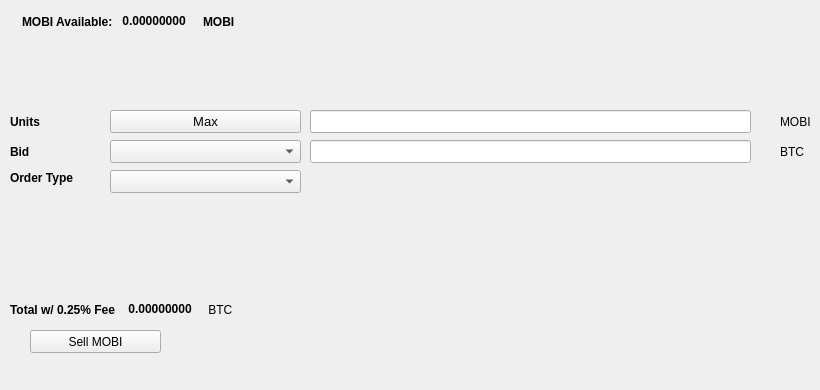
   <widget class="QWidget" name="SellTab">
    <attribute name="title">
     <string>Sell</string>
    </attribute>
    <widget class="QLabel" name="label_16">
     <property name="geometry">
      <rect>
       <x>780</x>
       <y>140</y>
       <width>31</width>
       <height>23</height>
      </rect>
     </property>
     <property name="text">
      <string>BTC</string>
     </property>
    </widget>
    <widget class="QComboBox" name="SellBidcomboBox">
     <property name="geometry">
      <rect>
       <x>110</x>
       <y>140</y>
       <width>191</width>
       <height>23</height>
      </rect>
     </property>
     <property name="font">
      <font>
       <pointsize>10</pointsize>
      </font>
     </property>
    </widget>
    <widget class="QLabel" name="label_18">
     <property name="geometry">
      <rect>
       <x>10</x>
       <y>110</y>
       <width>46</width>
       <height>23</height>
      </rect>
     </property>
     <property name="font">
      <font>
       <weight>75</weight>
       <bold>true</bold>
      </font>
     </property>
     <property name="text">
      <string>Units</string>
     </property>
    </widget>
    <widget class="QPushButton" name="Sell_Max_Amount">
     <property name="geometry">
      <rect>
       <x>110</x>
       <y>110</y>
       <width>191</width>
       <height>23</height>
      </rect>
     </property>
     <property name="font">
      <font>
       <pointsize>10</pointsize>
      </font>
     </property>
     <property name="text">
      <string>Max</string>
     </property>
    </widget>
    <widget class="QLabel" name="label_20">
     <property name="geometry">
      <rect>
       <x>10</x>
       <y>170</y>
       <width>91</width>
       <height>16</height>
      </rect>
     </property>
     <property name="font">
      <font>
       <weight>75</weight>
       <bold>true</bold>
      </font>
     </property>
     <property name="text">
      <string>Order Type</string>
     </property>
    </widget>
    <widget class="QComboBox" name="SellOrdertypeCombo">
     <property name="geometry">
      <rect>
       <x>110</x>
       <y>170</y>
       <width>191</width>
       <height>23</height>
      </rect>
     </property>
     <property name="font">
      <font>
       <pointsize>10</pointsize>
      </font>
     </property>
    </widget>
    <widget class="QLabel" name="label_21">
     <property name="geometry">
      <rect>
       <x>10</x>
       <y>140</y>
       <width>46</width>
       <height>23</height>
      </rect>
     </property>
     <property name="font">
      <font>
       <weight>75</weight>
       <bold>true</bold>
      </font>
     </property>
     <property name="text">
      <string>Bid</string>
     </property>
    </widget>
    <widget class="QLabel" name="label_22">
     <property name="geometry">
      <rect>
       <x>780</x>
       <y>110</y>
       <width>31</width>
       <height>23</height>
      </rect>
     </property>
     <property name="text">
      <string>MOBI</string>
     </property>
    </widget>
    <widget class="QLineEdit" name="UnitsInputMOBI">
     <property name="geometry">
      <rect>
       <x>310</x>
       <y>110</y>
       <width>441</width>
       <height>23</height>
      </rect>
     </property>
     <property name="font">
      <font>
       <pointsize>9</pointsize>
       <weight>75</weight>
       <bold>true</bold>
      </font>
     </property>
    </widget>
    <widget class="QLineEdit" name="SellBidPriceEdit">
     <property name="geometry">
      <rect>
       <x>310</x>
       <y>140</y>
       <width>441</width>
       <height>23</height>
      </rect>
     </property>
     <property name="font">
      <font>
       <pointsize>9</pointsize>
       <weight>75</weight>
       <bold>true</bold>
      </font>
     </property>
    </widget>
    <widget class="QPushButton" name="SellMOBIBTN">
     <property name="geometry">
      <rect>
       <x>30</x>
       <y>330</y>
       <width>131</width>
       <height>23</height>
      </rect>
     </property>
     <property name="text">
      <string>Sell MOBI</string>
     </property>
     <property name="icon">
      <iconset resource="../mobinode">
       <normaloff>:/icons/bitcoin</normaloff>:/icons/bitcoin</iconset>
     </property>
    </widget>
    <widget class="QWidget" name="layoutWidget3">
     <property name="geometry">
      <rect>
       <x>22</x>
       <y>12</y>
       <width>258</width>
       <height>19</height>
      </rect>
     </property>
     <layout class="QHBoxLayout" name="horizontalLayout">
      <item>
       <widget class="QLabel" name="label232_2">
        <property name="font">
         <font>
          <weight>75</weight>
          <bold>true</bold>
         </font>
        </property>
        <property name="text">
         <string>MOBI Available:</string>
        </property>
       </widget>
      </item>
      <item>
       <widget class="QLabel" name="MOBIAvailableLabel">
        <property name="palette">
         <palette>
          <active>
           <colorrole role="WindowText">
            <brush brushstyle="SolidPattern">
             <color alpha="255">
              <red>0</red>
              <green>0</green>
              <blue>0</blue>
             </color>
            </brush>
           </colorrole>
           <colorrole role="Button">
            <brush brushstyle="SolidPattern">
             <color alpha="255">
              <red>0</red>
              <green>170</green>
              <blue>0</blue>
             </color>
            </brush>
           </colorrole>
           <colorrole role="Light">
            <brush brushstyle="SolidPattern">
             <color alpha="255">
              <red>0</red>
              <green>255</green>
              <blue>0</blue>
             </color>
            </brush>
           </colorrole>
           <colorrole role="Midlight">
            <brush brushstyle="SolidPattern">
             <color alpha="255">
              <red>0</red>
              <green>212</green>
              <blue>0</blue>
             </color>
            </brush>
           </colorrole>
           <colorrole role="Dark">
            <brush brushstyle="SolidPattern">
             <color alpha="255">
              <red>0</red>
              <green>85</green>
              <blue>0</blue>
             </color>
            </brush>
           </colorrole>
           <colorrole role="Mid">
            <brush brushstyle="SolidPattern">
             <color alpha="255">
              <red>0</red>
              <green>113</green>
              <blue>0</blue>
             </color>
            </brush>
           </colorrole>
           <colorrole role="Text">
            <brush brushstyle="SolidPattern">
             <color alpha="255">
              <red>0</red>
              <green>170</green>
              <blue>0</blue>
             </color>
            </brush>
           </colorrole>
           <colorrole role="BrightText">
            <brush brushstyle="SolidPattern">
             <color alpha="255">
              <red>255</red>
              <green>255</green>
              <blue>255</blue>
             </color>
            </brush>
           </colorrole>
           <colorrole role="ButtonText">
            <brush brushstyle="SolidPattern">
             <color alpha="255">
              <red>0</red>
              <green>0</green>
              <blue>0</blue>
             </color>
            </brush>
           </colorrole>
           <colorrole role="Base">
            <brush brushstyle="SolidPattern">
             <color alpha="255">
              <red>255</red>
              <green>255</green>
              <blue>255</blue>
             </color>
            </brush>
           </colorrole>
           <colorrole role="Window">
            <brush brushstyle="SolidPattern">
             <color alpha="255">
              <red>0</red>
              <green>170</green>
              <blue>0</blue>
             </color>
            </brush>
           </colorrole>
           <colorrole role="Shadow">
            <brush brushstyle="SolidPattern">
             <color alpha="255">
              <red>0</red>
              <green>0</green>
              <blue>0</blue>
             </color>
            </brush>
           </colorrole>
           <colorrole role="AlternateBase">
            <brush brushstyle="SolidPattern">
             <color alpha="255">
              <red>127</red>
              <green>212</green>
              <blue>127</blue>
             </color>
            </brush>
           </colorrole>
           <colorrole role="ToolTipBase">
            <brush brushstyle="SolidPattern">
             <color alpha="255">
              <red>255</red>
              <green>255</green>
              <blue>220</blue>
             </color>
            </brush>
           </colorrole>
           <colorrole role="ToolTipText">
            <brush brushstyle="SolidPattern">
             <color alpha="255">
              <red>0</red>
              <green>0</green>
              <blue>0</blue>
             </color>
            </brush>
           </colorrole>
          </active>
          <inactive>
           <colorrole role="WindowText">
            <brush brushstyle="SolidPattern">
             <color alpha="255">
              <red>0</red>
              <green>0</green>
              <blue>0</blue>
             </color>
            </brush>
           </colorrole>
           <colorrole role="Button">
            <brush brushstyle="SolidPattern">
             <color alpha="255">
              <red>0</red>
              <green>170</green>
              <blue>0</blue>
             </color>
            </brush>
           </colorrole>
           <colorrole role="Light">
            <brush brushstyle="SolidPattern">
             <color alpha="255">
              <red>0</red>
              <green>255</green>
              <blue>0</blue>
             </color>
            </brush>
           </colorrole>
           <colorrole role="Midlight">
            <brush brushstyle="SolidPattern">
             <color alpha="255">
              <red>0</red>
              <green>212</green>
              <blue>0</blue>
             </color>
            </brush>
           </colorrole>
           <colorrole role="Dark">
            <brush brushstyle="SolidPattern">
             <color alpha="255">
              <red>0</red>
              <green>85</green>
              <blue>0</blue>
             </color>
            </brush>
           </colorrole>
           <colorrole role="Mid">
            <brush brushstyle="SolidPattern">
             <color alpha="255">
              <red>0</red>
              <green>113</green>
              <blue>0</blue>
             </color>
            </brush>
           </colorrole>
           <colorrole role="Text">
            <brush brushstyle="SolidPattern">
             <color alpha="255">
              <red>0</red>
              <green>170</green>
              <blue>0</blue>
             </color>
            </brush>
           </colorrole>
           <colorrole role="BrightText">
            <brush brushstyle="SolidPattern">
             <color alpha="255">
              <red>255</red>
              <green>255</green>
              <blue>255</blue>
             </color>
            </brush>
           </colorrole>
           <colorrole role="ButtonText">
            <brush brushstyle="SolidPattern">
             <color alpha="255">
              <red>0</red>
              <green>0</green>
              <blue>0</blue>
             </color>
            </brush>
           </colorrole>
           <colorrole role="Base">
            <brush brushstyle="SolidPattern">
             <color alpha="255">
              <red>255</red>
              <green>255</green>
              <blue>255</blue>
             </color>
            </brush>
           </colorrole>
           <colorrole role="Window">
            <brush brushstyle="SolidPattern">
             <color alpha="255">
              <red>0</red>
              <green>170</green>
              <blue>0</blue>
             </color>
            </brush>
           </colorrole>
           <colorrole role="Shadow">
            <brush brushstyle="SolidPattern">
             <color alpha="255">
              <red>0</red>
              <green>0</green>
              <blue>0</blue>
             </color>
            </brush>
           </colorrole>
           <colorrole role="AlternateBase">
            <brush brushstyle="SolidPattern">
             <color alpha="255">
              <red>127</red>
              <green>212</green>
              <blue>127</blue>
             </color>
            </brush>
           </colorrole>
           <colorrole role="ToolTipBase">
            <brush brushstyle="SolidPattern">
             <color alpha="255">
              <red>255</red>
              <green>255</green>
              <blue>220</blue>
             </color>
            </brush>
           </colorrole>
           <colorrole role="ToolTipText">
            <brush brushstyle="SolidPattern">
             <color alpha="255">
              <red>0</red>
              <green>0</green>
              <blue>0</blue>
             </color>
            </brush>
           </colorrole>
          </inactive>
          <disabled>
           <colorrole role="WindowText">
            <brush brushstyle="SolidPattern">
             <color alpha="255">
              <red>0</red>
              <green>85</green>
              <blue>0</blue>
             </color>
            </brush>
           </colorrole>
           <colorrole role="Button">
            <brush brushstyle="SolidPattern">
             <color alpha="255">
              <red>0</red>
              <green>170</green>
              <blue>0</blue>
             </color>
            </brush>
           </colorrole>
           <colorrole role="Light">
            <brush brushstyle="SolidPattern">
             <color alpha="255">
              <red>0</red>
              <green>255</green>
              <blue>0</blue>
             </color>
            </brush>
           </colorrole>
           <colorrole role="Midlight">
            <brush brushstyle="SolidPattern">
             <color alpha="255">
              <red>0</red>
              <green>212</green>
              <blue>0</blue>
             </color>
            </brush>
           </colorrole>
           <colorrole role="Dark">
            <brush brushstyle="SolidPattern">
             <color alpha="255">
              <red>0</red>
              <green>85</green>
              <blue>0</blue>
             </color>
            </brush>
           </colorrole>
           <colorrole role="Mid">
            <brush brushstyle="SolidPattern">
             <color alpha="255">
              <red>0</red>
              <green>113</green>
              <blue>0</blue>
             </color>
            </brush>
           </colorrole>
           <colorrole role="Text">
            <brush brushstyle="SolidPattern">
             <color alpha="255">
              <red>0</red>
              <green>85</green>
              <blue>0</blue>
             </color>
            </brush>
           </colorrole>
           <colorrole role="BrightText">
            <brush brushstyle="SolidPattern">
             <color alpha="255">
              <red>255</red>
              <green>255</green>
              <blue>255</blue>
             </color>
            </brush>
           </colorrole>
           <colorrole role="ButtonText">
            <brush brushstyle="SolidPattern">
             <color alpha="255">
              <red>0</red>
              <green>85</green>
              <blue>0</blue>
             </color>
            </brush>
           </colorrole>
           <colorrole role="Base">
            <brush brushstyle="SolidPattern">
             <color alpha="255">
              <red>0</red>
              <green>170</green>
              <blue>0</blue>
             </color>
            </brush>
           </colorrole>
           <colorrole role="Window">
            <brush brushstyle="SolidPattern">
             <color alpha="255">
              <red>0</red>
              <green>170</green>
              <blue>0</blue>
             </color>
            </brush>
           </colorrole>
           <colorrole role="Shadow">
            <brush brushstyle="SolidPattern">
             <color alpha="255">
              <red>0</red>
              <green>0</green>
              <blue>0</blue>
             </color>
            </brush>
           </colorrole>
           <colorrole role="AlternateBase">
            <brush brushstyle="SolidPattern">
             <color alpha="255">
              <red>0</red>
              <green>170</green>
              <blue>0</blue>
             </color>
            </brush>
           </colorrole>
           <colorrole role="ToolTipBase">
            <brush brushstyle="SolidPattern">
             <color alpha="255">
              <red>255</red>
              <green>255</green>
              <blue>220</blue>
             </color>
            </brush>
           </colorrole>
           <colorrole role="ToolTipText">
            <brush brushstyle="SolidPattern">
             <color alpha="255">
              <red>0</red>
              <green>0</green>
              <blue>0</blue>
             </color>
            </brush>
           </colorrole>
          </disabled>
         </palette>
        </property>
        <property name="font">
         <font>
          <weight>75</weight>
          <bold>true</bold>
         </font>
        </property>
        <property name="text">
         <string> 0.00000000 </string>
        </property>
        <property name="textInteractionFlags">
         <set>Qt::LinksAccessibleByMouse|Qt::TextSelectableByKeyboard|Qt::TextSelectableByMouse</set>
        </property>
       </widget>
      </item>
      <item>
       <widget class="QLabel" name="labelMOBI">
        <property name="font">
         <font>
          <weight>75</weight>
          <bold>true</bold>
         </font>
        </property>
        <property name="text">
         <string>MOBI</string>
        </property>
       </widget>
      </item>
     </layout>
    </widget>
    <widget class="QWidget" name="layoutWidget">
     <property name="geometry">
      <rect>
       <x>10</x>
       <y>300</y>
       <width>268</width>
       <height>19</height>
      </rect>
     </property>
     <layout class="QHBoxLayout" name="horizontalLayout_2">
      <item>
       <widget class="QLabel" name="label_19">
        <property name="font">
         <font>
          <weight>75</weight>
          <bold>true</bold>
         </font>
        </property>
        <property name="text">
         <string>Total w/ 0.25% Fee </string>
        </property>
       </widget>
      </item>
      <item>
       <widget class="QLabel" name="SellCostLabel">
        <property name="palette">
         <palette>
          <active>
           <colorrole role="WindowText">
            <brush brushstyle="SolidPattern">
             <color alpha="255">
              <red>0</red>
              <green>0</green>
              <blue>0</blue>
             </color>
            </brush>
           </colorrole>
           <colorrole role="Button">
            <brush brushstyle="SolidPattern">
             <color alpha="255">
              <red>0</red>
              <green>170</green>
              <blue>0</blue>
             </color>
            </brush>
           </colorrole>
           <colorrole role="Light">
            <brush brushstyle="SolidPattern">
             <color alpha="255">
              <red>0</red>
              <green>255</green>
              <blue>0</blue>
             </color>
            </brush>
           </colorrole>
           <colorrole role="Midlight">
            <brush brushstyle="SolidPattern">
             <color alpha="255">
              <red>0</red>
              <green>212</green>
              <blue>0</blue>
             </color>
            </brush>
           </colorrole>
           <colorrole role="Dark">
            <brush brushstyle="SolidPattern">
             <color alpha="255">
              <red>0</red>
              <green>85</green>
              <blue>0</blue>
             </color>
            </brush>
           </colorrole>
           <colorrole role="Mid">
            <brush brushstyle="SolidPattern">
             <color alpha="255">
              <red>0</red>
              <green>113</green>
              <blue>0</blue>
             </color>
            </brush>
           </colorrole>
           <colorrole role="Text">
            <brush brushstyle="SolidPattern">
             <color alpha="255">
              <red>0</red>
              <green>170</green>
              <blue>0</blue>
             </color>
            </brush>
           </colorrole>
           <colorrole role="BrightText">
            <brush brushstyle="SolidPattern">
             <color alpha="255">
              <red>255</red>
              <green>255</green>
              <blue>255</blue>
             </color>
            </brush>
           </colorrole>
           <colorrole role="ButtonText">
            <brush brushstyle="SolidPattern">
             <color alpha="255">
              <red>0</red>
              <green>0</green>
              <blue>0</blue>
             </color>
            </brush>
           </colorrole>
           <colorrole role="Base">
            <brush brushstyle="SolidPattern">
             <color alpha="255">
              <red>255</red>
              <green>255</green>
              <blue>255</blue>
             </color>
            </brush>
           </colorrole>
           <colorrole role="Window">
            <brush brushstyle="SolidPattern">
             <color alpha="255">
              <red>0</red>
              <green>170</green>
              <blue>0</blue>
             </color>
            </brush>
           </colorrole>
           <colorrole role="Shadow">
            <brush brushstyle="SolidPattern">
             <color alpha="255">
              <red>0</red>
              <green>0</green>
              <blue>0</blue>
             </color>
            </brush>
           </colorrole>
           <colorrole role="AlternateBase">
            <brush brushstyle="SolidPattern">
             <color alpha="255">
              <red>127</red>
              <green>212</green>
              <blue>127</blue>
             </color>
            </brush>
           </colorrole>
           <colorrole role="ToolTipBase">
            <brush brushstyle="SolidPattern">
             <color alpha="255">
              <red>255</red>
              <green>255</green>
              <blue>220</blue>
             </color>
            </brush>
           </colorrole>
           <colorrole role="ToolTipText">
            <brush brushstyle="SolidPattern">
             <color alpha="255">
              <red>0</red>
              <green>0</green>
              <blue>0</blue>
             </color>
            </brush>
           </colorrole>
          </active>
          <inactive>
           <colorrole role="WindowText">
            <brush brushstyle="SolidPattern">
             <color alpha="255">
              <red>0</red>
              <green>0</green>
              <blue>0</blue>
             </color>
            </brush>
           </colorrole>
           <colorrole role="Button">
            <brush brushstyle="SolidPattern">
             <color alpha="255">
              <red>0</red>
              <green>170</green>
              <blue>0</blue>
             </color>
            </brush>
           </colorrole>
           <colorrole role="Light">
            <brush brushstyle="SolidPattern">
             <color alpha="255">
              <red>0</red>
              <green>255</green>
              <blue>0</blue>
             </color>
            </brush>
           </colorrole>
           <colorrole role="Midlight">
            <brush brushstyle="SolidPattern">
             <color alpha="255">
              <red>0</red>
              <green>212</green>
              <blue>0</blue>
             </color>
            </brush>
           </colorrole>
           <colorrole role="Dark">
            <brush brushstyle="SolidPattern">
             <color alpha="255">
              <red>0</red>
              <green>85</green>
              <blue>0</blue>
             </color>
            </brush>
           </colorrole>
           <colorrole role="Mid">
            <brush brushstyle="SolidPattern">
             <color alpha="255">
              <red>0</red>
              <green>113</green>
              <blue>0</blue>
             </color>
            </brush>
           </colorrole>
           <colorrole role="Text">
            <brush brushstyle="SolidPattern">
             <color alpha="255">
              <red>0</red>
              <green>170</green>
              <blue>0</blue>
             </color>
            </brush>
           </colorrole>
           <colorrole role="BrightText">
            <brush brushstyle="SolidPattern">
             <color alpha="255">
              <red>255</red>
              <green>255</green>
              <blue>255</blue>
             </color>
            </brush>
           </colorrole>
           <colorrole role="ButtonText">
            <brush brushstyle="SolidPattern">
             <color alpha="255">
              <red>0</red>
              <green>0</green>
              <blue>0</blue>
             </color>
            </brush>
           </colorrole>
           <colorrole role="Base">
            <brush brushstyle="SolidPattern">
             <color alpha="255">
              <red>255</red>
              <green>255</green>
              <blue>255</blue>
             </color>
            </brush>
           </colorrole>
           <colorrole role="Window">
            <brush brushstyle="SolidPattern">
             <color alpha="255">
              <red>0</red>
              <green>170</green>
              <blue>0</blue>
             </color>
            </brush>
           </colorrole>
           <colorrole role="Shadow">
            <brush brushstyle="SolidPattern">
             <color alpha="255">
              <red>0</red>
              <green>0</green>
              <blue>0</blue>
             </color>
            </brush>
           </colorrole>
           <colorrole role="AlternateBase">
            <brush brushstyle="SolidPattern">
             <color alpha="255">
              <red>127</red>
              <green>212</green>
              <blue>127</blue>
             </color>
            </brush>
           </colorrole>
           <colorrole role="ToolTipBase">
            <brush brushstyle="SolidPattern">
             <color alpha="255">
              <red>255</red>
              <green>255</green>
              <blue>220</blue>
             </color>
            </brush>
           </colorrole>
           <colorrole role="ToolTipText">
            <brush brushstyle="SolidPattern">
             <color alpha="255">
              <red>0</red>
              <green>0</green>
              <blue>0</blue>
             </color>
            </brush>
           </colorrole>
          </inactive>
          <disabled>
           <colorrole role="WindowText">
            <brush brushstyle="SolidPattern">
             <color alpha="255">
              <red>0</red>
              <green>85</green>
              <blue>0</blue>
             </color>
            </brush>
           </colorrole>
           <colorrole role="Button">
            <brush brushstyle="SolidPattern">
             <color alpha="255">
              <red>0</red>
              <green>170</green>
              <blue>0</blue>
             </color>
            </brush>
           </colorrole>
           <colorrole role="Light">
            <brush brushstyle="SolidPattern">
             <color alpha="255">
              <red>0</red>
              <green>255</green>
              <blue>0</blue>
             </color>
            </brush>
           </colorrole>
           <colorrole role="Midlight">
            <brush brushstyle="SolidPattern">
             <color alpha="255">
              <red>0</red>
              <green>212</green>
              <blue>0</blue>
             </color>
            </brush>
           </colorrole>
           <colorrole role="Dark">
            <brush brushstyle="SolidPattern">
             <color alpha="255">
              <red>0</red>
              <green>85</green>
              <blue>0</blue>
             </color>
            </brush>
           </colorrole>
           <colorrole role="Mid">
            <brush brushstyle="SolidPattern">
             <color alpha="255">
              <red>0</red>
              <green>113</green>
              <blue>0</blue>
             </color>
            </brush>
           </colorrole>
           <colorrole role="Text">
            <brush brushstyle="SolidPattern">
             <color alpha="255">
              <red>0</red>
              <green>85</green>
              <blue>0</blue>
             </color>
            </brush>
           </colorrole>
           <colorrole role="BrightText">
            <brush brushstyle="SolidPattern">
             <color alpha="255">
              <red>255</red>
              <green>255</green>
              <blue>255</blue>
             </color>
            </brush>
           </colorrole>
           <colorrole role="ButtonText">
            <brush brushstyle="SolidPattern">
             <color alpha="255">
              <red>0</red>
              <green>85</green>
              <blue>0</blue>
             </color>
            </brush>
           </colorrole>
           <colorrole role="Base">
            <brush brushstyle="SolidPattern">
             <color alpha="255">
              <red>0</red>
              <green>170</green>
              <blue>0</blue>
             </color>
            </brush>
           </colorrole>
           <colorrole role="Window">
            <brush brushstyle="SolidPattern">
             <color alpha="255">
              <red>0</red>
              <green>170</green>
              <blue>0</blue>
             </color>
            </brush>
           </colorrole>
           <colorrole role="Shadow">
            <brush brushstyle="SolidPattern">
             <color alpha="255">
              <red>0</red>
              <green>0</green>
              <blue>0</blue>
             </color>
            </brush>
           </colorrole>
           <colorrole role="AlternateBase">
            <brush brushstyle="SolidPattern">
             <color alpha="255">
              <red>0</red>
              <green>170</green>
              <blue>0</blue>
             </color>
            </brush>
           </colorrole>
           <colorrole role="ToolTipBase">
            <brush brushstyle="SolidPattern">
             <color alpha="255">
              <red>255</red>
              <green>255</green>
              <blue>220</blue>
             </color>
            </brush>
           </colorrole>
           <colorrole role="ToolTipText">
            <brush brushstyle="SolidPattern">
             <color alpha="255">
              <red>0</red>
              <green>0</green>
              <blue>0</blue>
             </color>
            </brush>
           </colorrole>
          </disabled>
         </palette>
        </property>
        <property name="font">
         <font>
          <weight>75</weight>
          <bold>true</bold>
         </font>
        </property>
        <property name="autoFillBackground">
         <bool>false</bool>
        </property>
        <property name="text">
         <string> 0.00000000</string>
        </property>
        <property name="textInteractionFlags">
         <set>Qt::LinksAccessibleByMouse|Qt::TextSelectableByMouse</set>
        </property>
       </widget>
      </item>
      <item>
       <widget class="QLabel" name="label_17">
        <property name="font">
         <font>
          <weight>50</weight>
          <bold>false</bold>
         </font>
        </property>
        <property name="text">
         <string> BTC</string>
        </property>
       </widget>
      </item>
     </layout>
    </widget>
    <widget class="QLabel" name="label_23">
     <property name="geometry">
      <rect>
       <x>460</x>
       <y>300</y>
       <width>281</width>
       <height>81</height>
      </rect>
     </property>
     <property name="text">
      <string/>
     </property>
     <property name="pixmap">
      <pixmap>:/images/bittrex</pixmap>
     </property>
    </widget>
   </widget>
